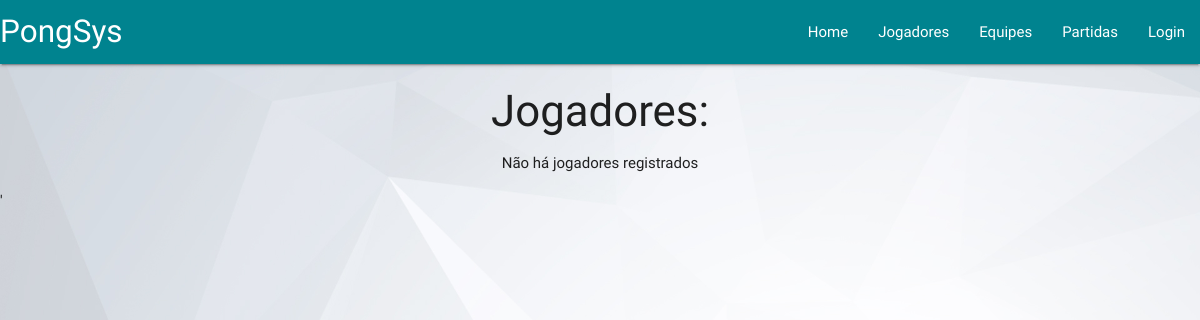
/view/listarJogadores.php, run on an earlier commit of the app's database.
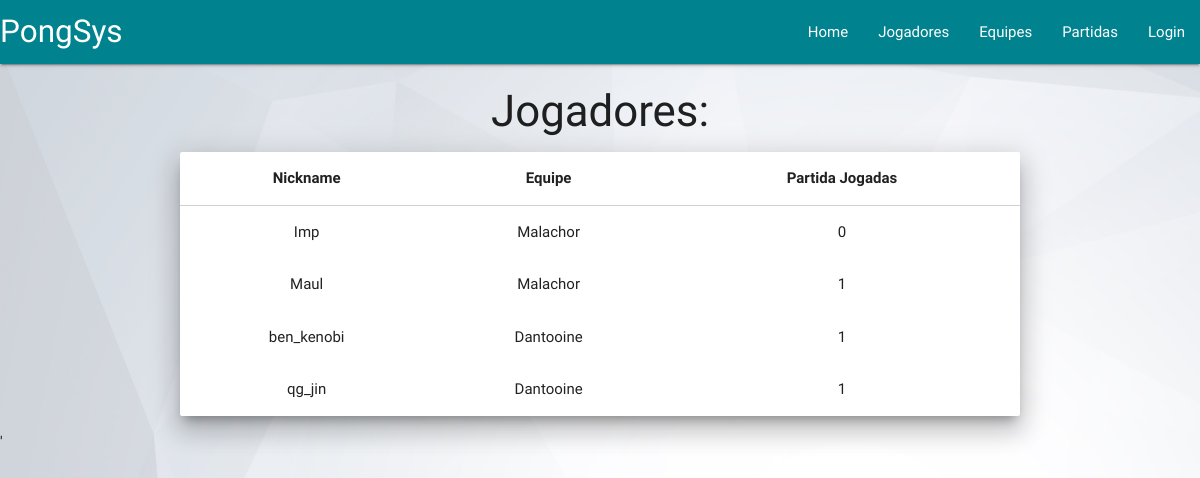
And on a later commit of the database.
### tables this page shows
CREATE TABLE `Jogador` (
  `email` varchar(45) NOT NULL,
  `idEquipe` int(11) NOT NULL,
  `nickname` varchar(45) NOT NULL,
  `nome` varchar(45) NOT NULL,
  `senha` varchar(45) NOT NULL
);

CREATE TABLE `Equipe` (
  `idEquipe` int(11) NOT NULL,
  `nomeEquipe` varchar(45) NOT NULL
);

### persistence/conexao.php (called while the page is built, shortened)
<?php
  class Conexao{
    var $link;
    function Conexao() {
      $this->servidor = 'localhost';
      $this->usuario = 'PongSys';
      $this->senha = '3emM7yM1T0lW9qZK';
      $this->bd = 'PongSys';
      $this->link = mysqli_connect($this->servidor,
              $this->usuario,$this->senha,$this->bd);
    }
    function getLink(){
      return $this->link;
    }
  }
?>

### persistence/jogadorDAO.php (called while the page is built, shortened)
<?php
  require_once('../model/jogador.php');
  class JogadorDAO{
    function listarJogadores($link){
      $SQL = "SELECT * FROM Jogador";
      $retorno = mysqli_query($link, $SQL);
      $jogadores = array();
      if(mysqli_num_rows($retorno) > 0){
        $ret = $retorno->fetch_all();
        foreach($ret as $linha){
          $jogadores[] = new Jogador($linha[0],$linha[1],$linha[2],$linha[3],$linha[4]);
        }
        return $jogadores;
      }
      return null;
    }
  }
?>

### model/jogador.php (called while the page is built, shortened)
<?php
  class Jogador{
    private $nickname;
    private $email;
    private $idEquipe;
    function __construct($email, $idEquipe, $nickname, $nome, $senha){
      $this->nickname = $nickname;
      $this->email = $email;
      $this->idEquipe = $idEquipe;
    }
    public function getNickname(){
      return $this->nickname;
    }
    public function getEmail(){
      return $this->email;
    }
    public function getIdEquipe(){
      return $this->idEquipe;
    }
  }
?>

### persistence/equipeDAO.php (called while the page is built, shortened)
<?php
  require_once('../model/equipe.php');
  class EquipeDAO{
    function buscarEquipe($idEquipe, $link){
      $SQL = "SELECT * FROM Equipe WHERE idEquipe = ".$idEquipe.";";
      $retorno = mysqli_query($link, $SQL);
      if(mysqli_num_rows($retorno) > 0){
        $ret = $retorno->fetch_all();
        foreach($ret as $linha){
          $resultado = new Equipe($linha[1],$linha[0]);
          return $resultado;
        }
      }
      return null;
    }
  }
?>

### model/equipe.php (called while the page is built, shortened)
<?php
  require_once("jogador.php");
  class Equipe{
    private $nomeEquipe;
    function __construct($nomeEquipe, $idEquipe){
      $this->nomeEquipe = $nomeEquipe;
    }
    public function getNome(){
      return $this->nomeEquipe;
    }
  }
?>

### persistence/desempenhoDAO.php (called while the page is built, shortened)
<?php
class DesempenhoDAO {
  function contarDesempenhoJogador($email, $link){
    $SQL = "SELECT count(*) FROM Desempenho WHERE email_jogador = '$email';";
    $retorno = mysqli_query($link, $SQL);
    if(mysqli_num_rows($retorno) > 0){
      $ret = $retorno->fetch_all();
      foreach($ret as $linha){
        return $linha[0];
      }
    }
    return null;
  }
}
?>

### view/listarJogadores.php (the view, shortened to what this page needs)
<!DOCTYPE html>
<html>
<head>
  <link type="text/css" rel="stylesheet" href="css/materialize.min.css"  media="screen,projection" />
  <link rel="stylesheet" href="./style.css" />
</head>
<body>
  <nav>
    <div class="nav-wrapper">
      <a href="#" class="brand-logo">PongSys</a>
      <ul id="nav-mobile" class="right hide-on-med-and-down">
        <li><a href="../view">Home</a></li>
        <li><a href="../view/listarJogadores.php">Jogadores</a></li>
        <li><a href="../view/listarEquipes.php">Equipes</a></li>
        <li><a href="../view/listarPartidas.php">Partidas</a></li>
        <?php
          require_once("../persistence/jogadorDAO.php");
          require_once("../persistence/conexao.php");
          if(array_key_exists('adm',$_SESSION)){
            if($_SESSION["adm"] != null){
              echo "<li><a>Bem-vindo, Organizador</a></li>";
              echo "<li><a href='../control/logoff.php'>Logoff</a></li>";
            }
          }
          else{
            if(array_key_exists('user',$_SESSION)){
              $conexao = new Conexao();
              $jogadorDAO = new JogadorDAO();
              $usuario = $jogadorDAO->consultarJogadorPorEmail($_SESSION['user'], $conexao->getLink());
              if($usuario != null){
                echo "<li><a>Bem-vindo, ".$usuario->getNome()."</a></li>";
                echo "<li><a href='../control/logoff.php'>Logoff</a></li>";
              }
              else{
                echo "<li><a href='login.html'>Login</a></li>";
              }
            }
            else{
              echo "<li><a href='login.html'>Login</a></li>";
            }
          }
        ?>
      </ul>
    </div>
  </nav>
  <div class="container center-align">
    <h3>Jogadores:</h3>
    <?php
      require_once("../persistence/jogadorDAO.php");
      require_once("../persistence/conexao.php");
      require_once("../persistence/equipeDAO.php");
      require_once("../persistence/desempenhoDAO.php");
      $c = new Conexao();
      $j = new JogadorDAO();
      $e = new EquipeDAO();
      $d = new DesempenhoDAO();
      $jogadores = $j->listarJogadores($c->getLink());
      if($jogadores != null){
        echo "<div class='card z-depth-5'>";
        echo "<table border = '1' class = 'highlight centered'>";
        echo "<thead><tr> <th>Nickname</th> <th>Equipe</th> <th>Partida Jogadas</th> </tr></thead>";
        echo "<tbody>";
        foreach($jogadores as $jogador){
          echo "<tr>";
          echo "<td><a href = '../view/visualizarJogador.php?nick=".$jogador->getNickname()."'></a>".$jogador->getNickname()."</td>";
          $equipe = $e->buscarEquipe($jogador->getIdEquipe(), $c->getLink());
          echo "<td>".$equipe->getNome()."</td>";
          $partidas = $d->contarDesempenhoJogador($jogador->getEmail(), $c->getLink());
          echo "<td>".$partidas."</td>";
          echo "</tr>";
        }
        echo "</tbody>";
        echo "</table>";
        echo "</div>";
      }
      else{
        echo "<p>Não há jogadores registrados</p>";
      }
    ?>
  </div>
'  <script type="text/javascript" src="js/jquery-3.2.1.min.js"></script>
</body>
</html>

### view/style.css (style rules this page uses)
a { color: inherit; }
nav { margin-bottom: 20px; }
body { background-image: url('img/back.jpg'); background-size: cover; }
.container { margin-top: 1.5em; }
.nav-wrapper { background-color: #00838f; }

What changed in the data, as far as the page shows it:
added jogador: nickname "Imp", idEquipe.nomeEquipe "Malachor", partidas "0"
added jogador: nickname "Maul", idEquipe.nomeEquipe "Malachor", partidas "1"
added jogador: nickname "ben_kenobi", idEquipe.nomeEquipe "Dantooine", partidas "1"
added jogador: nickname "qg_jin", idEquipe.nomeEquipe "Dantooine", partidas "1"
Also different on the page:
text no longer shown: "Não há jogadores registrados"
text now shown: "Nickname Equipe Partida Jogadas"
